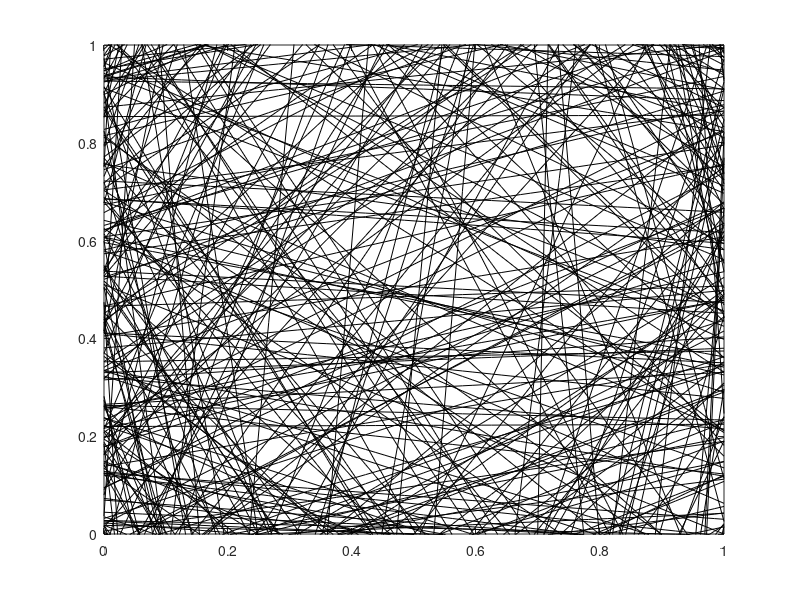

This chart was generated by the following MATLAB code:
%This program is fiber simulation for the uniform continuous s randomness

clear all                            %clearing program
close all
clc

kx=64;
[x]=linspace(0,1, kx+1);               %linespaceing for x
[y]=linspace(0,1, kx+1);               %linespacing for y

n=350;                              %sample size
a=0;                                 %lower bound for uniform distribution
b=1;                                 %upper bound for uniform distribution

side=randi([1 4],n,1);               %random intiger from 1 to 4

for i=1:n
    
    if side(i)==1                   
        x0=0;                           %x intercept side 1
        y0=unifrnd(a,b,1);              %y intercept side 1
        angle=unifrnd(-pi/2,pi/2,1);    %angle
        slope=tan(angle);               %slope
        y=slope*(x-x0)+y0;              %point slope form of line side 1
        
    elseif side(i)==2
        x0=unifrnd(a,b,1);              %x intercept side 2
        y0=1;                           %y intercept side 2
        angle=unifrnd(-pi,0,1);         %angle
        slope=tan(angle);               %slope
        y=slope*(x-x0)+y0;              %point slope form of line side 2
        
    elseif side(i)==3
        x0=1;                           %x intercept side 3
        y0=unifrnd(a,b,1);              %y intercept side 3
        angle=unifrnd(pi/2,3*pi/2,1);   %angle
        slope=tan(angle);               %slope
        y=slope*(x-x0)+y0;              %point slope form of line side 3
        
    elseif side(i)==4
        x0=unifrnd(a,b,1);              %x intercept side 4
        y0=0;                           %y intercept side 4
        angle=unifrnd(0,pi,1);          %angle
        slope=tan(angle);               %slope
        y=slope*(x-x0)+y0;              %point slope form of line side 4
    end
    
   
     plot(x,y,'k')                      %plot
     xlim([a b])                        %x limits
     ylim([a b])                        %y limits
     hold on;                           %hold on for graph 
  
end